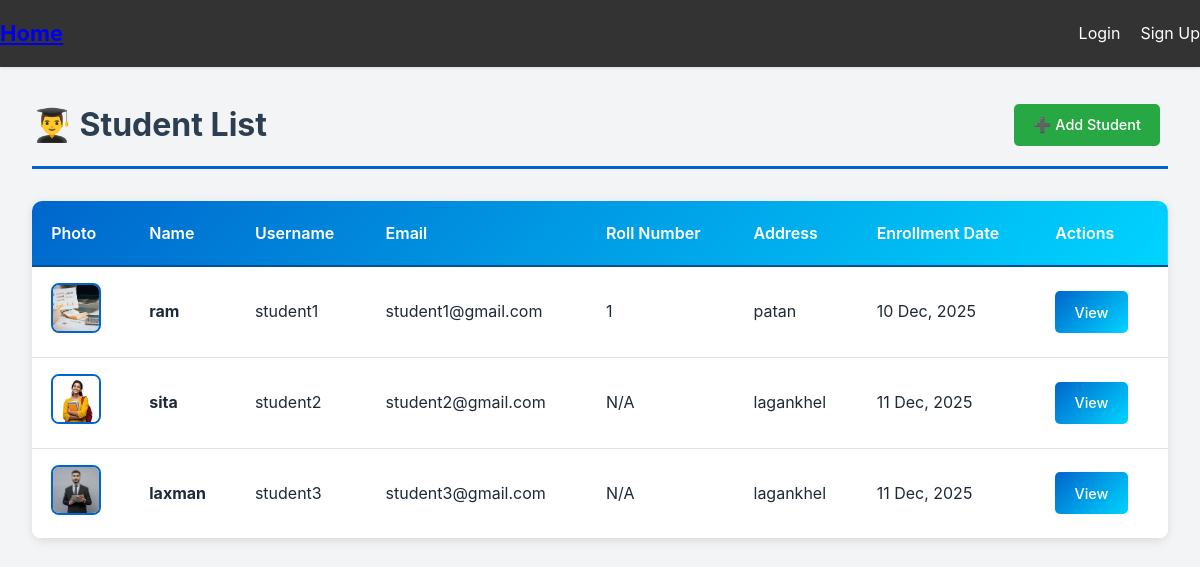
Page /student_list/ on the earlier database version.
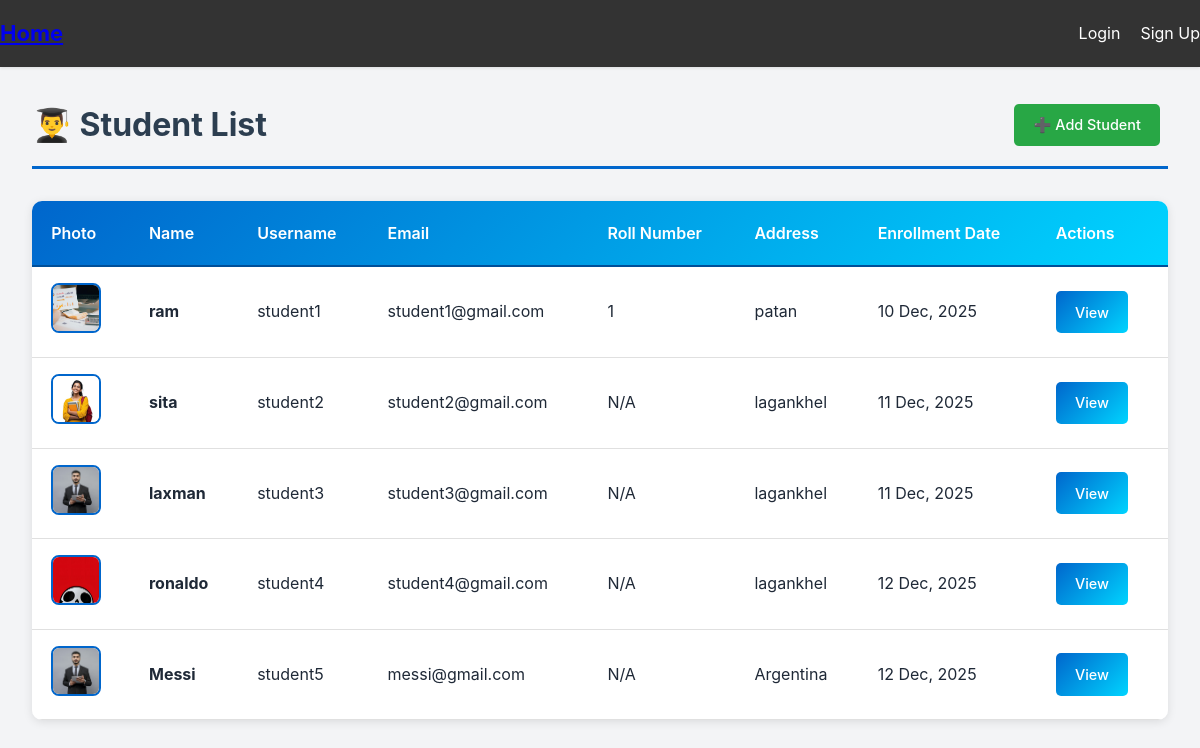
Same page on the later database version.
### base/models.py (models this page shows, shortened)
class CustomUser(AbstractUser):
    USER_TYPE_CHOICES = (
        ('admin', 'Admin'),
        ('teacher', 'Teacher'),
        ('student', 'Student'),
        ('staff', 'Staff'),
    )
    name = models.CharField(max_length=255, blank=True)
    roll_number = models.IntegerField(blank=True, null=True)
    address = models.CharField(max_length=255)
    enrollment_date = models.DateField(auto_now_add=True)
    user_type = models.CharField(max_length=10, choices=USER_TYPE_CHOICES)
    email = models.EmailField(unique=True)
    image = models.ImageField(upload_to='user_image/', blank=True, null=True)

### base/views.py (the view)
# urls.py: path('student_list/', views.student_list, name='student_list'),
def student_list(request):
    students = CustomUser.objects.filter(user_type='student')
    return render(request, 'student_list.html', {'students': students})

### templates/student_list.html (shortened to what this page needs)
{% extends 'base.html' %}
{% load static %}
{% block content %}
<div class="container">
    <div class="header">
        <h1>👨‍🎓 Student List</h1>
        <a href="{% url 'add_student' %}" class="btn btn-success">
            ➕ Add Student
        </a>
    </div>
    {% if students %}
    <div class="table-wrapper">
        <table class="custom-table">
            <thead>
                <tr>
                    <th>Photo</th>
                    <th>Name</th>
                    <th>Username</th>
                    <th>Email</th>
                    <th>Roll Number</th>
                    <th>Address</th>
                    <th>Enrollment Date</th>
                    <th>Actions</th>
                </tr>
            </thead>
            <tbody>
                {% for student in students %}
                <tr>
                    <td>
                        {% if student.image %}
                            <img src="{{ student.image.url }}" class="table-img" alt="Student Photo">
                        {% else %}
                            <div style="width: 50px; height: 50px; background: #e0e0e0; border-radius: 8px; display: flex; align-items: center; justify-content: center; color: #7f8c8d;">
                                👨
                            </div>
                        {% endif %}
                    </td>
                    <td><strong>{{ student.name }}</strong></td>
                    <td>{{ student.username }}</td>
                    <td>{{ student.email }}</td>
                    <td>{{ student.roll_number|default:"N/A" }}</td>
                    <td>{{ student.address }}</td>
                    <td>{{ student.enrollment_date|date:"d M, Y" }}</td>
                    <td>
                        <a href="{% url 'student_detail' student.id %}" class="btn btn-primary">View</a>
                    </td>
                </tr>
                {% endfor %}
            </tbody>
        </table>
    </div>
    {% endif %}
</div>
{% endblock %}

Differences in the rows shown:
added CustomUser: image (picture), name "ronaldo", username "student4", email "student4@gmail.com", roll_number "N/A", address "lagankhel", enrollment_date "12 Dec, 2025"
added CustomUser: image (picture), name "Messi", username "student5", email "messi@gmail.com", roll_number "N/A", address "Argentina", enrollment_date "12 Dec, 2025"
